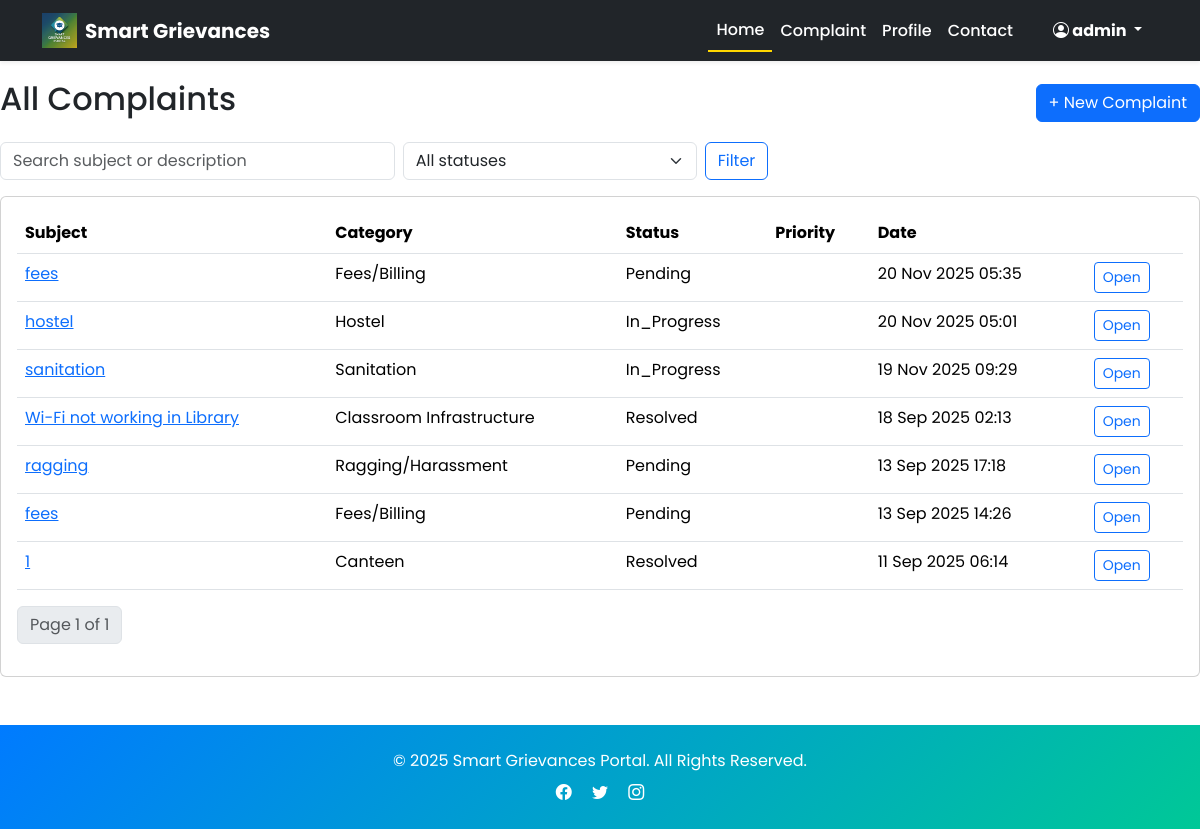
Screenshot of /complaint_list/ (signed in) with the database file from the repository.
### grienvances/models.py (models this page shows)
class Complaint(models.Model):
    user = models.ForeignKey(User, on_delete=models.CASCADE)
    subject = models.CharField(max_length=200)
    description = models.TextField()
    attachment = models.FileField(upload_to='attachments/', blank=True, null=True)
    status = models.CharField(max_length=20, choices=[("Pending","Pending"),("In Progress","In Progress"),("Resolved","Resolved")], default="Pending")
    priority = models.CharField(max_length=10, choices=PRIORITY_CHOICES, default="Medium")
    category = models.CharField(max_length=50, choices=CATEGORY_CHOICES, blank=True, null=True)  # <-- Add this
    created_at = models.DateTimeField(auto_now_add=True)
    updated_at = models.DateTimeField(auto_now=True)
    sentiment_score = models.FloatField(blank=True, null=True)

### grienvances/views.py (the view)
# urls.py: path("complaint_list/", complaint_list, name="complaint_list"),
@login_required
def complaint_list(request):
    if request.user.is_staff:
        qs = Complaint.objects.all().order_by('-created_at')
    else:
        qs = Complaint.objects.filter(user=request.user).order_by('-created_at')
    q = request.GET.get('q', '').strip()
    category = request.GET.get('category')
    status = request.GET.get('status')
    if q:
        qs = qs.filter(Q(subject__icontains=q) | Q(description__icontains=q))
    if category:
        qs = qs.filter(category=category)
    if status:
        qs = qs.filter(status=status)
    paginator = Paginator(qs, 10)
    page = request.GET.get('page')
    complaints = paginator.get_page(page)
    return render(request, 'complaint_list.html', {'complaints': complaints})

### templates/complaint_list.html (shortened to what this page needs)
{% extends 'base.html' %}
{% block content %}
<div class="d-flex justify-content-between align-items-center mb-3">
  <h2>All Complaints</h2>
  <a class="btn btn-primary" href="{% url 'submit_complaint' %}">+ New Complaint</a>
</div>
<form method="get" class="row g-2 mb-3">
  <div class="col-md-4"><input name="q" value="{{ request.GET.q }}" class="form-control" placeholder="Search subject or description"></div>
  <div class="col-md-3">
    <select name="status" class="form-select">
      <option value="">All statuses</option>
    </select>
  </div>
  <div class="col-md-2"><button class="btn btn-outline-primary">Filter</button></div>
</form>
<div class="card glass-card">
  <div class="card-body">
    <table class="table">
      <thead><tr><th>Subject</th><th>Category</th><th>Status</th><th>Priority</th><th>Date</th><th></th></tr></thead>
      <tbody>
      {% for c in complaints %}
        <tr>
          <td><a href="{% url 'complaint_detail' c.pk %}">{{ c.subject }}</a></td>
          <td>{{ c.category }}</td>
          <td>{{ c.status }}</td>
          <td>{{ c.priority_level }}</td>
          <td>{{ c.created_at|date:"d M Y H:i" }}</td>
          <td><a class="btn btn-sm btn-outline-primary" href="{% url 'complaint_detail' c.pk %}">Open</a></td>
        </tr>
      {% empty %}
        <tr><td colspan="6">No complaints found.</td></tr>
      {% endfor %}
      </tbody>
    </table>
    <nav aria-label="pagination">
      <ul class="pagination">
        <li class="page-item disabled"><span class="page-link">Page {{ complaints.number }} of {{ complaints.paginator.num_pages }}</span></li>
      </ul>
    </nav>
  </div>
</div>
{% endblock %}

### templates/base.html (shortened to what this page needs)
{% load static %}
<!DOCTYPE html>
<html lang="en">
<head>
  <link href="https://cdn.jsdelivr.net/npm/bootstrap@5.3.3/dist/css/bootstrap.min.css" rel="stylesheet">
  <link href="https://cdn.jsdelivr.net/npm/bootstrap-icons/font/bootstrap-icons.css" rel="stylesheet">
  <link href="https://cdn.jsdelivr.net/npm/aos@2.3.4/dist/aos.css" rel="stylesheet">
</head>
<body>
  <nav class="navbar navbar-expand-lg navbar-dark bg-dark fixed-top shadow-sm">
    <div class="container">
      <a class="navbar-brand d-flex align-items-center" href="{% url 'homepage' %}">
        <img src="{% static 'images/logo.png' %}" alt="Logo" width="35" class="me-2">
        <span class="fw-bold">Smart Grievances</span>
      </a>
      <div class="collapse navbar-collapse" id="navbarNav">
        <ul class="navbar-nav ms-auto align-items-lg-center">
          <li class="nav-item"><a class="nav-link active" href="{% url 'homepage' %}">Home</a></li>
          <li class="nav-item"><a class="nav-link" href="{% url 'complaint_list' %}">Complaint</a></li>
          <li class="nav-item"><a class="nav-link" href="{% url 'profile' %}">Profile</a></li>
          <li class="nav-item"><a class="nav-link" href="{% url 'contact' %}">Contact</a></li>
          {% if user.is_authenticated %}
            <li class="nav-item dropdown ms-lg-3">
              <a class="nav-link dropdown-toggle btn btn-warning text-dark px-3 fw-bold" href="#" id="userDropdown" role="button" data-bs-toggle="dropdown">
                <i class="bi bi-person-circle"></i> {{ user.username }}
              </a>
            </li>
          {% else %}
            <li class="nav-item ms-lg-3">
              <a href="{% url 'login' %}" class="btn btn-warning px-3 fw-bold">Login</a>
            </li>
          {% endif %}
        </ul>
      </div>
    </div>
  </nav>
  <main>
    {% block content %}
    {% endblock %}
  </main>
  <footer class="text-white text-center py-4 mt-5" style="background: linear-gradient(135deg, #007BFF, #00C897);">
    <p class="mb-2">© 2025 Smart Grievances Portal. All Rights Reserved.</p>
    <div class="social-icons">
      <a href="#" class="text-white mx-2"><i class="bi bi-facebook"></i></a>
      <a href="#" class="text-white mx-2"><i class="bi bi-twitter"></i></a>
      <a href="#" class="text-white mx-2"><i class="bi bi-instagram"></i></a>
    </div>
  </footer>
</body>
</html>

### templates/base.html (style rules this page uses)
body { font-family: 'Poppins', sans-serif; }
.navbar .nav-link { color: #fff !important; transition: 0.3s; font-weight: 500; }
.navbar .nav-link.active { border-bottom: 2px solid #FFD700; }

### rows the page displays
Complaint: subject "fees", category "Fees/Billing", status "Pending", created_at "20 Nov 2025 05:35"
Complaint: subject "hostel", category "Hostel", status "In_Progress", created_at "20 Nov 2025 05:01"
Complaint: subject "sanitation", category "Sanitation", status "In_Progress", created_at "19 Nov 2025 09:29"
Complaint: subject "Wi-Fi not working in Library", category "Classroom Infrastructure", status "Resolved", created_at "18 Sep 2025 02:13"
Complaint: subject "ragging", category "Ragging/Harassment", status "Pending", created_at "13 Sep 2025 17:18"
Complaint: subject "fees", category "Fees/Billing", status "Pending", created_at "13 Sep 2025 14:26"
Complaint: subject "1", category "Canteen", status "Resolved", created_at "11 Sep 2025 06:14"

### other values shown
{{ user.username }} "admin"
{{ complaints.number }} "1"
{{ complaints.paginator.num_pages }} "1"
